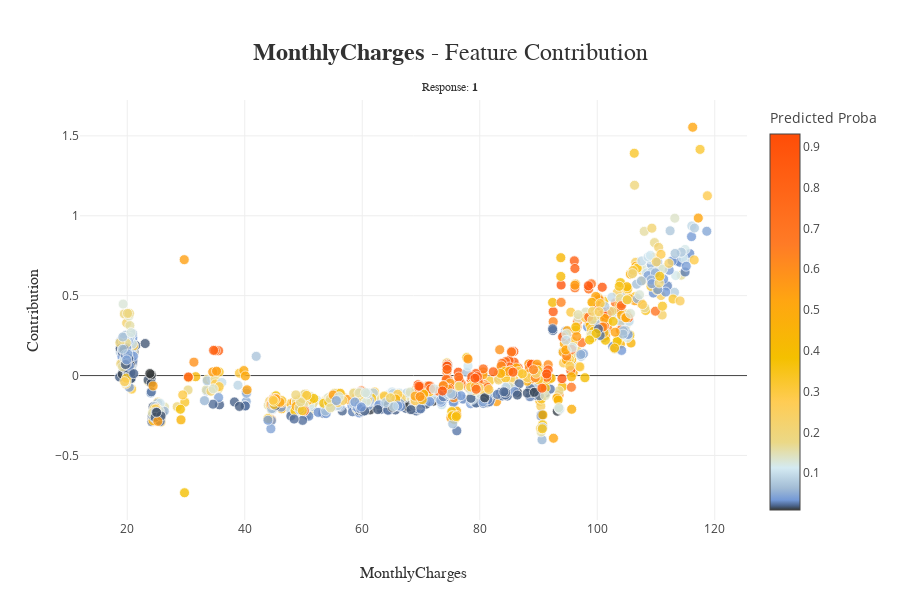

Here is the notebook cell this chart was saved with:
### Code cell
xpl_dependent.plot.contribution_plot("MonthlyCharges")

### Figure 1 — Plotly figure (JSON) as saved in the notebook; plotly's stock layout.template omitted (floating-point values rounded to 4 significant figures; data arrays with more than 128 entries replaced by an {"elided": "..."} marker saying what was removed)
{"data": [{"customdata": {"elided": "1409 int values"}, "hovertemplate": "<b>%{hovertext}</b><br />MonthlyCharges : %{x}<br />Contribution: %{y:.4f}<extra></extra>", "hovertext": {"elided": "1409 str values"}, "marker": {"color": {"elided": "1409 float values"}, "coloraxis": "coloraxis", "line": {"color": "white", "width": 0.8}, "opacity": 0.8, "size": 10}, "mode": "markers", "type": "scatter", "x": {"elided": "1409 float values"}, "y": {"elided": "1409 float values"}}], "layout": {"coloraxis": {"colorbar": {"title": {"text": "Predicted Proba"}}, "colorscale": [[0, "rgb(52, 55, 54)"], [0.01128, "rgb(74, 99, 138)"], [0.02657, "rgb(116, 153, 214)"], [0.05832, "rgb(162, 188, 213)"], [0.1122, "rgb(212, 234, 242)"], [0.18, "rgb(235, 216, 134)"], [0.2889, "rgb(255, 204, 83)"], [0.4043, "rgb(244 ,192, 0)"], [0.5548, "rgb(255, 166, 17)"], [0.7079, "rgb(255, 123, 38)"], [1, "rgb(255, 77, 7)"]]}, "height": 600, "hovermode": "closest", "title": {"font": {"color": "rgb(50, 50, 50)", "family": "Arial", "size": 24}, "text": "<b>MonthlyCharges</b> - Feature Contribution<span style='font-size: 12px;'><br />Response: <b>1</b></span>", "x": 0.5, "xanchor": "center", "y": 0.9, "yanchor": "middle"}, "width": 900, "xaxis": {"automargin": true, "title": {"font": {"color": "rgb(50, 50, 50)", "family": "Arial Black", "size": 16}, "text": "MonthlyCharges"}}, "yaxis": {"automargin": true, "title": {"font": {"color": "rgb(50, 50, 50)", "family": "Arial Black", "size": 16}, "text": "Contribution"}}}}
